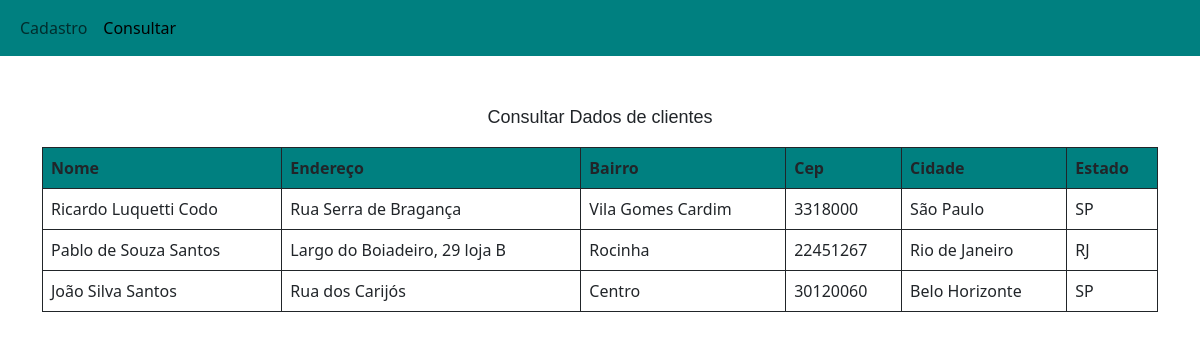
The app's page /ConsultaBd/index.php with its own data.
### tables this page shows
CREATE TABLE `clientes` (
  `id` int(3) NOT NULL,
  `nome` varchar(150) NOT NULL,
  `endereco` varchar(150) NOT NULL,
  `bairro` varchar(80) NOT NULL,
  `cep` int(10) NOT NULL,
  `cidade` varchar(50) NOT NULL,
  `estado` enum('SP','RJ') NOT NULL
);

### ConsultaBd/index.php (the view, shortened to what this page needs)
<?php
try
{
    $PDO = new PDO('mysql:host=' . MYQL_HOST . ';dbname=' . MYSQL_DB_NAME, MYSQL_USER, MYSQL_PASSWORD);
}catch( PDOException $e )
{
    echo 'Erro ao conectar com o MySQL: ' . $e->getMessage();
}
?>
<!DOCTYPE html>
<html lang="en">
<head>
    <link rel="stylesheet" href="style.css">
    <link href="https://cdn.jsdelivr.net/npm/bootstrap@5.3.0-alpha3/dist/css/bootstrap.min.css" rel="stylesheet">
  </body>
</head>
<body>
<nav class="navbar navbar-expand-lg" id="navbar" >
  <div class="container-fluid">
    <div class="collapse navbar-collapse" id="navbarNav">
      <ul class="navbar-nav">
        <li class="nav-item">
          <a class="nav-link "  href="cadastro.php">Cadastro</a>
        </li>
        <li class="nav-item">
          <a class="nav-link active" aria-current="page" href="index.php">Consultar</a>
        </li>
      </ul>
    </div>
  </div>
</nav>
<div class="container" id="container1">
<div class="Dados">
    <div class="row">
        <p class="TPrincipal">Consultar Dados de clientes</p>
        <div class="table-responsive">
            <table class="table table-bordered border-dark">
                <thead>
                    <tr>
                        <th scope="col">Nome</th>
                        <th scope="col">Endereço</th>
                        <th scope="col">Bairro</th>
                        <th scope="col">Cep</th>
                        <th scope="col">Cidade</th>
                        <th scope="col">Estado</th>
                    </tr>
                </thead>
                <tbody>
                <?php
        $sql = "SELECT * FROM clientes";
        $result = $PDO->query( $sql );
        $rows = $result->fetchAll();
        for($i=0; $i < count($rows); $i++){ ?>
                <td scope="col">
                <?php echo $rows [$i]['nome']; ?><br>
                </td>
                <td scope="col">
                <?php echo $rows [$i]['endereco']; ?><br>
                </td>
                <td scope="col">
                <?php echo $rows [$i]['bairro']; ?><br>
                </td>
                <td scope="col">
                <?php echo $rows [$i]['cep']; ?><br>
                </td>
                <td scope="col">
                <?php echo $rows [$i]['cidade']; ?><br>
                </td>
                <td scope="col">
                <?php echo $rows [$i]['estado']; ?><br>
                </td>
                </tbody>
<?php
}
?>
            </table>
        </div>
    </div>
</div>
</div>
</body>
</html>

### ConsultaBd/style.css (style rules this page uses)
body { background-color: #cccccc; }
th, #botãosub, #navbar { background-color: #008080 !important; }
#container1 { padding-top: 4%; }
.TPrincipal { align-items: center; text-align: center; font-size: large; font-family: 'Franklin Gothic Medium', 'Arial Narrow', Arial, sans-serif; }

### records on screen
clientes: nome "Ricardo Luquetti Codo", endereco "Rua Serra de Bragança", bairro "Vila Gomes Cardim", cep "3318000", cidade "São Paulo", estado "SP"
clientes: nome "Pablo de Souza Santos", endereco "Largo do Boiadeiro, 29 loja B", bairro "Rocinha", cep "22451267", cidade "Rio de Janeiro", estado "RJ"
clientes: nome "João Silva Santos", endereco "Rua dos Carijós", bairro "Centro", cep "30120060", cidade "Belo Horizonte", estado "SP"
